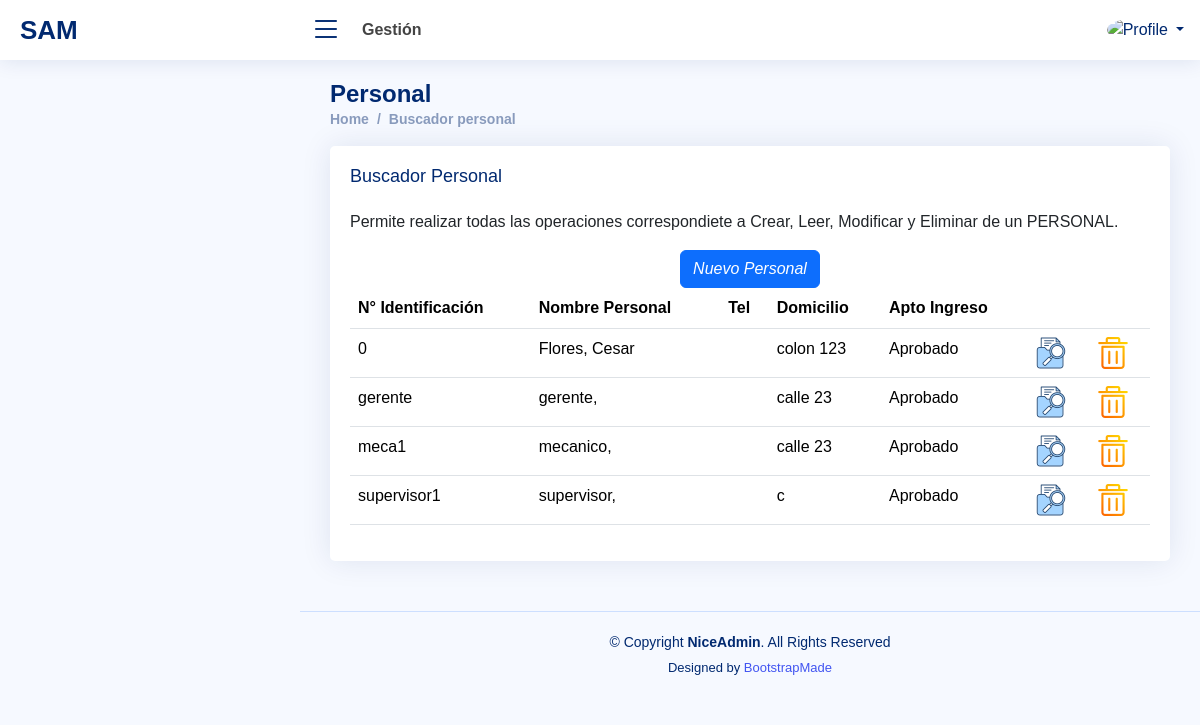
Page /buscadorpersonal.php (signed in) on the earlier database version.
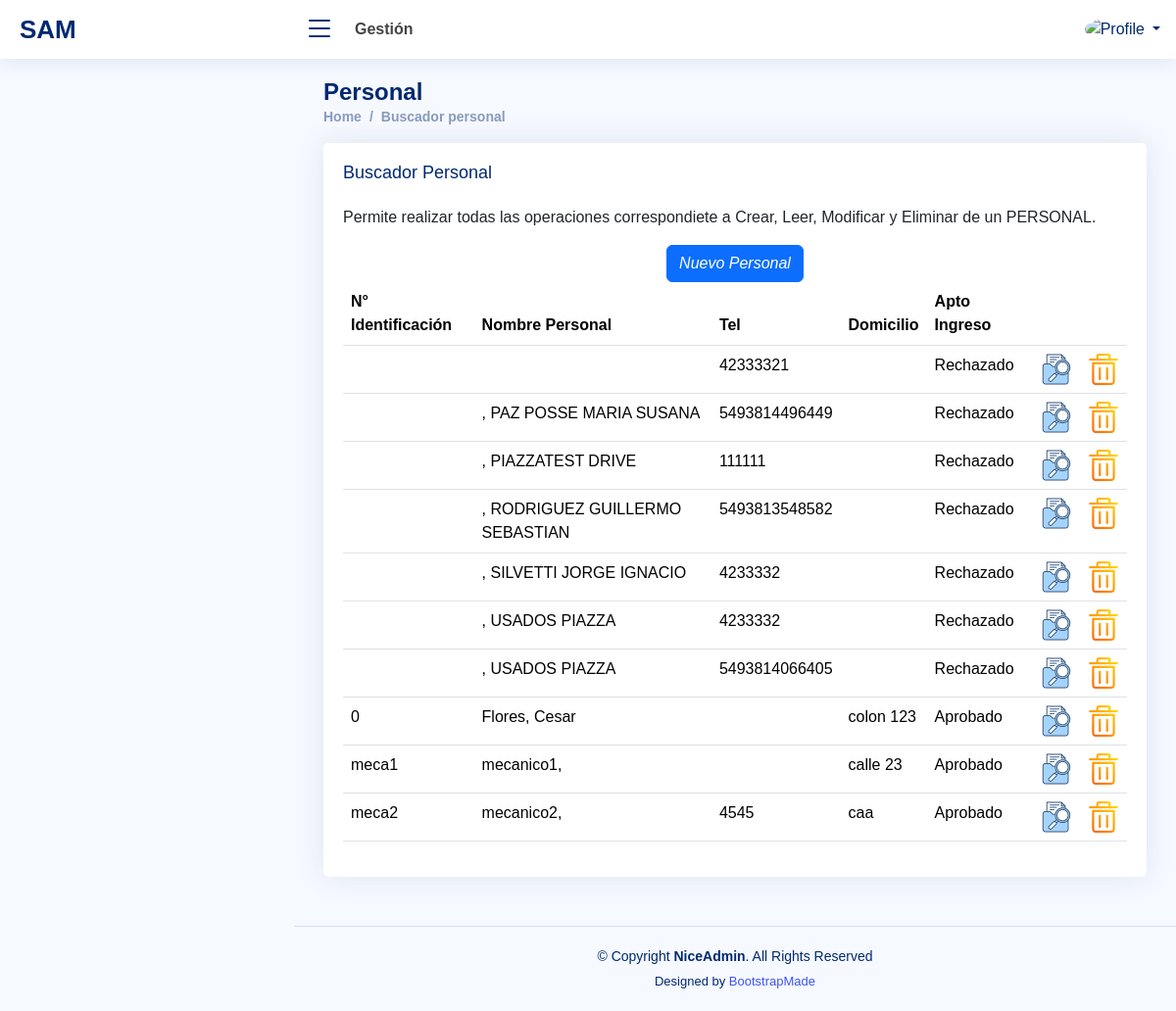
Same page on the later database version.
### tables this page shows
CREATE TABLE `personas` (
  `idpersona` int(11) NOT NULL AUTO_INCREMENT,
  `apellido` varchar(30) DEFAULT NULL,
  `nombre` varchar(30) DEFAULT NULL,
  `nombrecortousu` varchar(15) DEFAULT NULL,
  `dni` varchar(20) DEFAULT NULL,
  `nrosocio` varchar(20) DEFAULT NULL,
  `domicilio` varchar(60) DEFAULT NULL,
  `fnacimiento` date DEFAULT NULL,
  `idtipopersona` int(11) DEFAULT NULL,
  `emailusuario` varchar(30) DEFAULT NULL,
  `pass` varchar(30) DEFAULT NULL,
  `urlfoto` varchar(100) DEFAULT 'user.png',
  `tel` varchar(20) DEFAULT NULL,
  `idoficina` int(11) DEFAULT NULL,
  `aptoingreso` varchar(1) DEFAULT 'N',
  `finiapto` date DEFAULT NULL,
  `ffinapto` date DEFAULT NULL,
  `accion` varchar(1) DEFAULT NULL,
  `idempleadoaccion` int(11) DEFAULT NULL,
  `fechaaccion` datetime DEFAULT NULL,
  PRIMARY KEY (`idpersona`)
);

### buscadorpersonal.php (the view, shortened to what this page needs)
<?php
  include "configuracion/conexion.php";
  if (isset($_SESSION['id']))
  {
    $foto=$_SESSION['foto'];
    $nombrecorto=$_SESSION['nombrecorto'];
  }
  else
  {
    header('Location: index.php');
    exit;
  }
?>
<!DOCTYPE html>
<html lang="en">
<head>
  <link href="assets/font/Open_Sans.css" rel="stylesheet">
  <link href="assets/vendor/bootstrap/css/bootstrap.min.css" rel="stylesheet">
  <link href="assets/vendor/bootstrap-icons/bootstrap-icons.css" rel="stylesheet">
  <link href="assets/vendor/boxicons/css/boxicons.min.css" rel="stylesheet">
  <link href="assets/vendor/quill/quill.snow.css" rel="stylesheet">
  <link href="assets/vendor/quill/quill.bubble.css" rel="stylesheet">
  <link href="assets/vendor/remixicon/remixicon.css" rel="stylesheet">
  <link href="assets/vendor/simple-datatables/style.css" rel="stylesheet">
  <link href="assets/css/style.css" rel="stylesheet">
</head>
<body>
  <header id="header" class="header fixed-top d-flex align-items-center">
    <div class="d-flex align-items-center justify-content-between">
      <a href="home.php" class="logo d-flex align-items-center">
        <span class="d-none d-lg-block">SAM</span>
      </a>
      <i class="bi bi-list toggle-sidebar-btn"></i>
    </div>
    <div class="search-bar">
      <strong>Gestión</strong>
    </div>
    <nav class="header-nav ms-auto">
      <ul class="d-flex align-items-center">
        <li class="nav-item dropdown pe-3">
          <a class="nav-link nav-profile d-flex align-items-center pe-0" href="#" data-bs-toggle="dropdown">
            <img src="assets/img/<?php echo $foto; ?>" alt="Profile" class="rounded-circle">
            <span class="d-none d-md-block dropdown-toggle ps-2"><?php echo $nombrecorto; ?></span>
          </a>
        </li>
      </ul>
    </nav>
  </header>
  <main id="main" class="main">
    <div class="pagetitle">
      <h1>Personal</h1>
      <nav>
        <ol class="breadcrumb">
          <li class="breadcrumb-item"><a href="home.php">Home</a></li>
          <li class="breadcrumb-item"><a href="buscadorpersonal.php">Buscador personal</a></li>
        </ol>
      </nav>
    </div>
    <section class="section">
      <div class="row">
        <div class="col-lg-12">
          <div class="card">
            <div class="card-body">
              <h5 class="card-title">Buscador Personal</h5>
              <p>Permite realizar todas las operaciones correspondiete a Crear, Leer, Modificar y Eliminar de un PERSONAL.</p>
                <div class="text-center">
                  <a href="addpersonal.php">
                    <i class="btn btn-primary">Nuevo Personal</i>
                  </a>
                </div>
<?php
    $sql = "SELECT a.idpersona,a.nrosocio,CONCAT(a.apellido,', ',a.`nombre`) AS usuario,a.tel,a.`domicilio`,a.`aptoingreso`
            FROM personas a INNER JOIN personasvsdisciplinas b ON (a.`idpersona`=b.`idpersona` AND b.accion!='B')
            WHERE a.`accion`!='B'
            GROUP BY a.idpersona,a.nrosocio,a.tel,a.`domicilio`,a.`aptoingreso`
            ORDER BY a.`apellido`,a.`nombre`;";
    $result = $cnx->query($sql);
    if (!$result)
    {
      die('Invalid query: ' . $mysqli->error);
    }
    else
    {
?>
          <table class="table datatable">
            <thead>
              <tr>
                <th>N° Identificación</th>
                <th>
                  <b>N</b>ombre Personal
                </th>
                <th>Tel</th>
                <th>Domicilio</th>
                <th>Apto Ingreso</th>
                <th>&nbsp;</th>
                <th>&nbsp;</th>
              </tr>
            </thead>
            <tbody>
<?php
      while($row = mysqli_fetch_array($result))
      {
        $situacion= $row['aptoingreso']=='N'? "Rechazado": "Aprobado";
        echo "
              <tr>
                <td>".$row['nrosocio']."</td>
                <td>".$row['usuario']."</td>
                <td>".$row['tel']."</td>
                <td>".$row['domicilio']."</td>
                <td>". $situacion ."</td>
                <td><a href='crudpersonal.php?idpersona=".$row['idpersona']."&accion=M'><img src='./assets/img/buscar.png' alt='Ver registro' srcset=''></a></td>
                <td><a href='crudpersonal.php?idpersona=".$row['idpersona']."&accion=B'><img src='./assets/img/eliminar.png' alt='Eliminar registro' srcset=''></a></td>
              </tr>
            ";
      }
    }
?>
            </tbody>
            </table>
            </div>
          </div>
        </div>
      </div>
    </section>
  </main>
  <footer id="footer" class="footer">
    <div class="copyright">
      &copy; Copyright <strong><span>NiceAdmin</span></strong>. All Rights Reserved
    </div>
    <div class="credits">
      Designed by <a href="https://bootstrapmade.com/">BootstrapMade</a>
    </div>
  </footer>
</body>
</html>

### assets/css/style.css (style rules this page uses)
:root { scroll-behavior: smooth; }
body { font-family: "Open Sans", sans-serif; background: #f6f9ff; color: #444444; }
a { color: #4154f1; text-decoration: none; }
h1, h2, h3, h4, h5, h6 { font-family: "Nunito", sans-serif; }
#main { margin-top: 60px; padding: 20px 30px; transition: all 0.3s; }
.pagetitle { margin-bottom: 10px; }
.pagetitle h1 { font-size: 24px; margin-bottom: 0; font-weight: 600; color: #012970; }
.card { margin-bottom: 30px; border: none; border-radius: 5px; box-shadow: 0px 0 30px rgba(1, 41, 112, 0.1); }
.card-title { padding: 20px 0 15px 0; font-size: 18px; font-weight: 500; color: #012970; font-family: "Poppins", sans-serif; }
.card-body { padding: 0 20px 20px 20px; }
.breadcrumb { font-size: 14px; font-family: "Nunito", sans-serif; color: #899bbd; font-weight: 600; }
.breadcrumb a { color: #899bbd; transition: 0.3s; }
.breadcrumb .breadcrumb-item::before { color: #899bbd; }
.logo { line-height: 1; }
@media (min-width: 1200px) { .logo { width: 280px; } }
.logo span { font-size: 26px; font-weight: 700; color: #012970; font-family: "Nunito", sans-serif; }
.header { transition: all 0.5s; z-index: 997; height: 60px; box-shadow: 0px 2px 20px rgba(1, 41, 112, 0.1); background-color: #fff; padding-left: 20px; }
.header .toggle-sidebar-btn { font-size: 32px; padding-left: 10px; cursor: pointer; color: #012970; }
.header .search-bar { min-width: 360px; padding: 0 20px; }
.header-nav ul { list-style: none; }
.header-nav>ul { margin: 0; padding: 0; }
.header-nav .nav-profile { color: #012970; }
.header-nav .nav-profile img { max-height: 36px; }
.header-nav .nav-profile span { font-size: 14px; font-weight: 600; }
@media (min-width: 1200px) { #main, #footer { margin-left: 300px; } }
.footer { padding: 20px 0; font-size: 14px; transition: all 0.3s; border-top: 1px solid #cddfff; }
.footer .copyright { text-align: center; color: #012970; }
.footer .credits { padding-top: 5px; text-align: center; font-size: 13px; color: #012970; }

Differences in the rows shown:
removed personas: nrosocio "gerente", usuario "gerente,", domicilio "calle 23", aptoingreso "Aprobado"
removed personas: nrosocio "supervisor1", usuario "supervisor,", domicilio "c", aptoingreso "Aprobado"
added personas: tel "42333321", aptoingreso "Rechazado"
added personas: usuario ", PAZ POSSE MARIA SUSANA", tel "5493814496449", aptoingreso "Rechazado"
added personas: usuario ", PIAZZATEST DRIVE", tel "111111", aptoingreso "Rechazado"
added personas: usuario ", RODRIGUEZ GUILLERMO SEBASTIAN", tel "5493813548582", aptoingreso "Rechazado"
added personas: usuario ", SILVETTI JORGE IGNACIO", tel "4233332", aptoingreso "Rechazado"
added personas: usuario ", USADOS PIAZZA", tel "4233332", aptoingreso "Rechazado"
added personas: usuario ", USADOS PIAZZA", tel "5493814066405", aptoingreso "Rechazado"
changed personas "meca1": usuario "mecanico," → "mecanico1,"
added personas: nrosocio "meca2", usuario "mecanico2,", tel "4545", domicilio "caa", aptoingreso "Aprobado"
